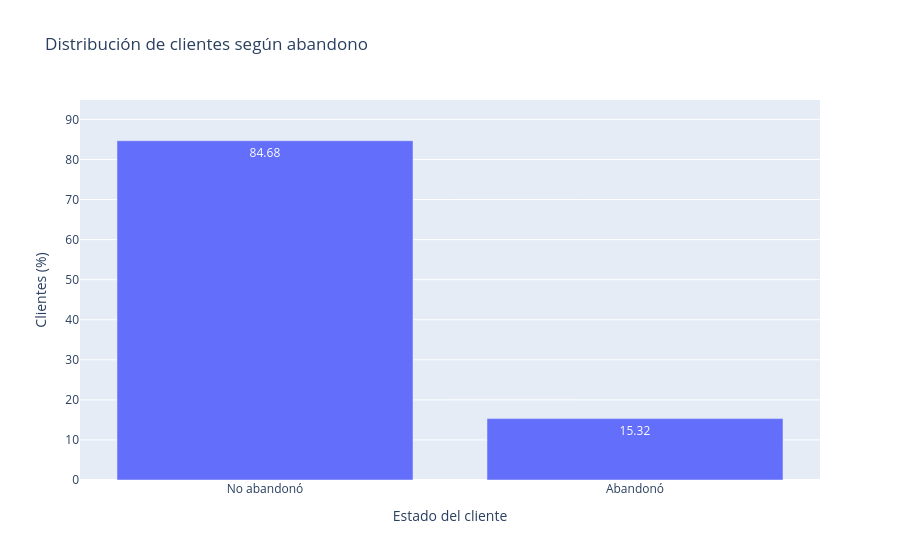

The notebook cell saved with this chart:
### Markdown cell above
### 20.2 ¿Qué proporción de clientes abandonó?

La distribución de la variable objetivo permite dimensionar el problema antes de comparar segmentos.

### Code cell
tabla_churn = (
    df_eda["churn"]
    .value_counts(dropna=False)
    .sort_index()
    .rename_axis("churn")
    .reset_index(name="total_customers")
)

tabla_churn["churn_label"] = (
    tabla_churn["churn"]
    .map({
        0: "No abandonó",
        1: "Abandonó"
    })
)

tabla_churn["percentage"] = (
    tabla_churn["total_customers"]
    / len(df_eda)
    * 100
)

display(
    tabla_churn[
        [
            "churn_label",
            "total_customers",
            "percentage"
        ]
    ]
)

fig_churn = px.bar(
    tabla_churn,
    x="churn_label",
    y="percentage",
    text_auto=".2f",
    hover_data={
        "total_customers": True,
        "percentage": ":.2f"
    },
    labels={
        "churn_label": "Estado del cliente",
        "percentage": "Clientes (%)",
        "total_customers": "Cantidad de clientes"
    },
    title="Distribución de clientes según abandono"
)

fig_churn.update_layout(
    yaxis_range=[
        0,
        tabla_churn["percentage"].max() * 1.12
    ]
)

fig_churn.show()

### Figure 1 — Plotly figure (JSON) as saved in the notebook; plotly's stock layout.template omitted (floating-point values rounded to 4 significant figures)
{"data": [{"customdata": [[12702], [2298]], "hovertemplate": "Estado del cliente=%{x}<br>Clientes (%)=%{y:.2f}<br>Cantidad de clientes=%{customdata[0]}<extra></extra>", "legendgroup": "", "marker": {"color": "#636efa", "pattern": {"shape": ""}}, "name": "", "orientation": "v", "showlegend": false, "textposition": "auto", "texttemplate": "%{y:.2f}", "type": "bar", "x": ["No abandonó", "Abandonó"], "xaxis": "x", "y": [84.68, 15.32], "yaxis": "y"}], "layout": {"barmode": "relative", "legend": {"tracegroupgap": 0}, "title": {"text": "Distribución de clientes según abandono"}, "xaxis": {"anchor": "y", "domain": [0.0, 1.0], "title": {"text": "Estado del cliente"}}, "yaxis": {"anchor": "x", "domain": [0.0, 1.0], "range": [0, 94.84], "title": {"text": "Clientes (%)"}}}}
